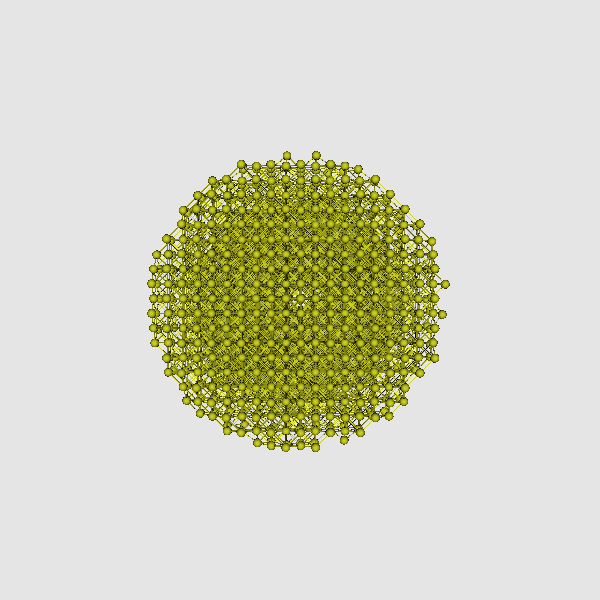

Here is the Python script that generated this plot:
#!/usr/bin/env python

# Read an XYZ molecule file with vtkXYZMolReader2 and render with ball-and-stick.

import os

import vtkmodules.vtkInteractionStyle  # noqa: F401
import vtkmodules.vtkRenderingFreeType  # noqa: F401
import vtkmodules.vtkRenderingOpenGL2  # noqa: F401

from vtkmodules.vtkDomainsChemistry import vtkMoleculeMapper, vtkSimpleBondPerceiver
from vtkmodules.vtkIOChemistry import vtkXYZMolReader2
from vtkmodules.vtkRenderingCore import (
    vtkActor,
    vtkRenderWindow,
    vtkRenderWindowInteractor,
    vtkRenderer,
)

# Source
data_dir = os.environ.get("VPE_DATA_DIR", os.path.dirname(os.path.abspath(__file__)))

# Read XYZ file
xyz_reader = vtkXYZMolReader2()
xyz_reader.SetFileName(os.path.join(data_dir, "nanowireTB23K298.xyz"))
xyz_reader.Update()

# Perceive bonds
bond_perceiver = vtkSimpleBondPerceiver()
bond_perceiver.SetInputConnection(xyz_reader.GetOutputPort())
bond_perceiver.SetTolerance(0.7)
bond_perceiver.Update()

# Molecule mapper + actor
molecule_mapper = vtkMoleculeMapper()
molecule_mapper.SetInputConnection(bond_perceiver.GetOutputPort())
molecule_mapper.UseBallAndStickSettings()

molecule_actor = vtkActor()
molecule_actor.SetMapper(molecule_mapper)

# Renderer
renderer = vtkRenderer()
renderer.AddActor(molecule_actor)
renderer.SetBackground(0.9, 0.9, 0.9)

# Render window
render_window = vtkRenderWindow()
render_window.AddRenderer(renderer)
render_window.SetWindowName("molecule xyz")
render_window.SetMultiSamples(0)
render_window.SetSize(600, 600)

# Interactor
interactor = vtkRenderWindowInteractor()
interactor.SetRenderWindow(render_window)

# Scene
renderer.ResetCamera()

interactor.Initialize()
interactor.Start()
